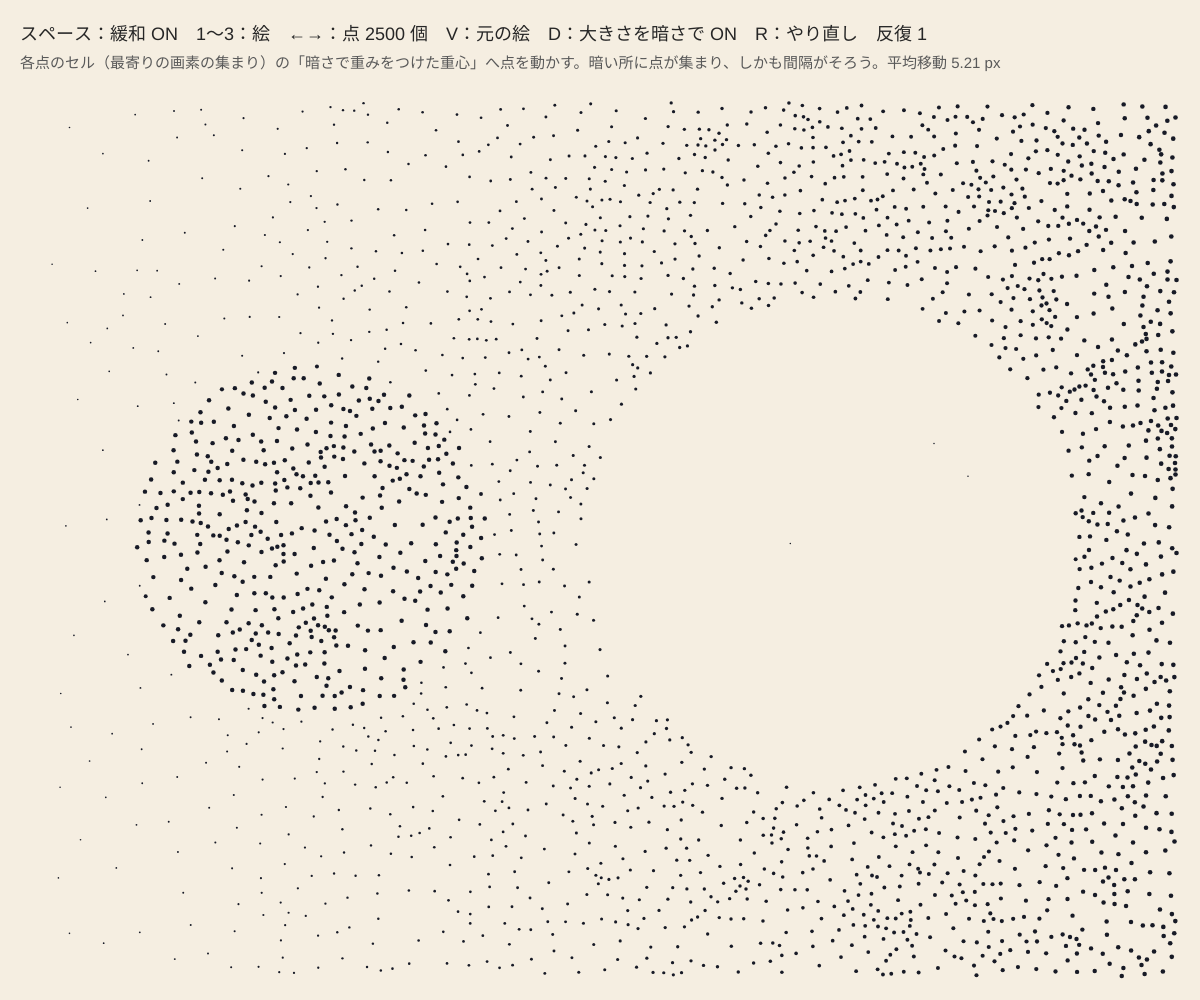
Frame 1 (no input)
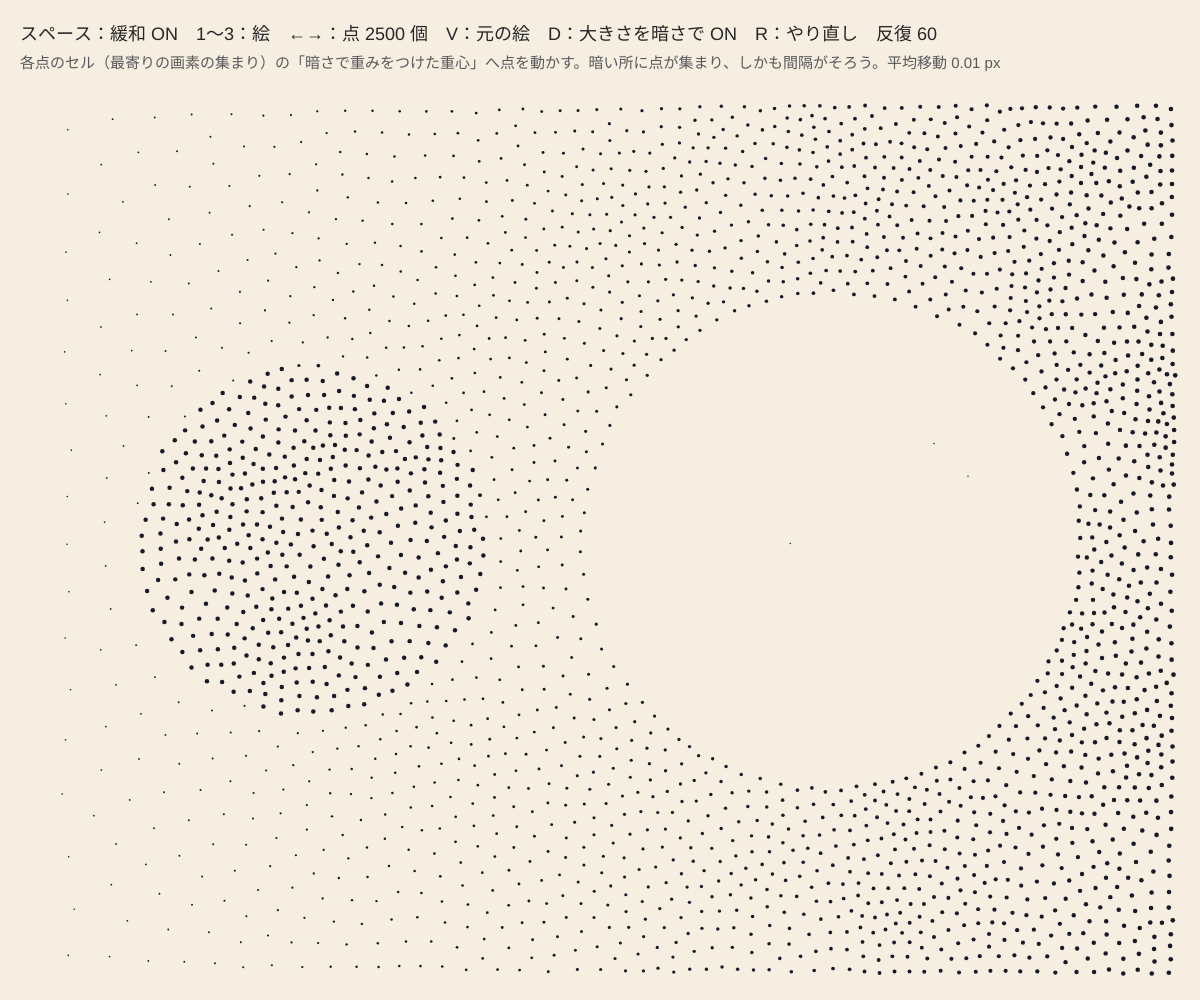
Frame 60 (no input)
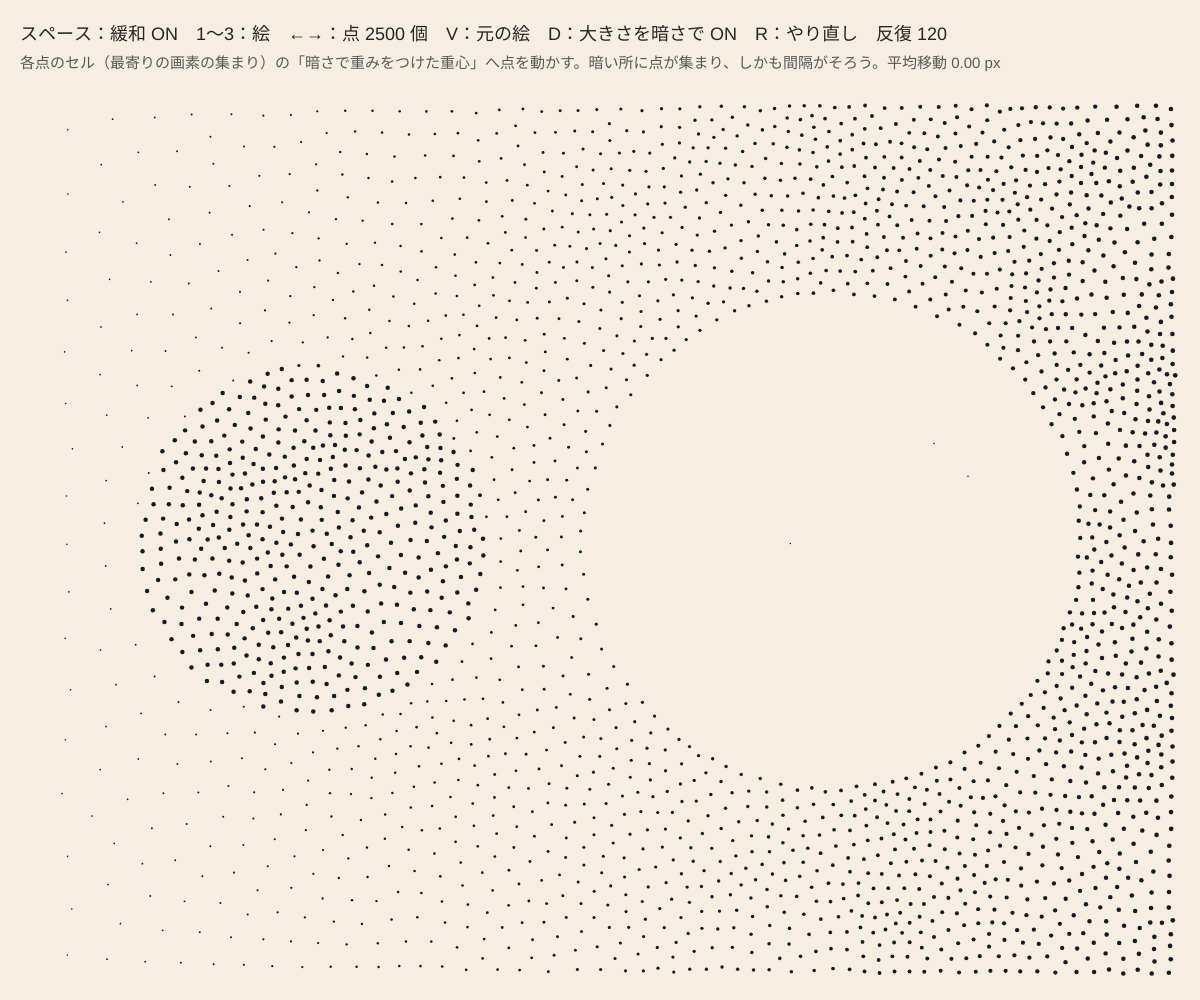
Frame 120 (the mouse pressed at the canvas centre since frame 60)

The p5.js sketch that drew these frames (run headless with seeded random() and noise() and a simulated clock; from frame 60 on, the mouse is pressed at the canvas centre):

// p5.js sketch
// ── sketch.js
// ============================================
// 07 点描画（スティップリング）─ 重みつき重心ボロノイ
// 06 のロイド緩和で、重心を「暗さで重みをつけて」計算する → 暗い所に点が集まり、点の間隔がそろった点描画になる
//   各画素を最寄りの点に割り当て（ボロノイ）、暗さ w を重みにした重心 Σ(w·x) / Σw へ点を動かす
// スペース = 緩和 ON/OFF / 1〜3 = 絵 / ←→ = 点の数 / V = 元の絵 / D = 点の大きさを暗さで変える / R = やり直し
// ============================================

let nDots = 2500;         // ★ 点の数
let res = 3;              // ★ 計算に使う画素のまとめ数
let dots = [];
let src, gw, gh, ox = 20, oy = 100;
let dens = null;          // 各画素の暗さ 0〜1
let totalDens = 1;
let running = true;
let picture = 1;
let showSrc = false;
let sizeByDark = true;
let iter = 0, moved = 0;
let gridCs, buckets;      // 近くの点をすばやく探すためのマス目

function setup() {
  createCanvas(windowWidth, windowHeight);
  colorMode(HSB, 360, 100, 100, 100);
  pixelDensity(1);
  makePicture();
}

// ★ 元の絵を createGraphics に描く（画像ファイルなしでグラデーション・図形・文字）
function makePicture() {
  let w = width - 40, h = height - 120;
  src = createGraphics(w, h);
  src.pixelDensity(1);
  src.colorMode(RGB);
  src.background(255);
  src.noStroke();
  if (picture === 1) {
    for (let x = 0; x < w; x += 4) { src.fill(255 - 230 * x / w); src.rect(x, 0, 4, h); }   // 左から右へ暗くなる
    src.fill(255); src.circle(w * 0.7, h * 0.5, h * 0.55);
    src.fill(40); src.circle(w * 0.25, h * 0.5, h * 0.4);
  } else if (picture === 2) {
    for (let r = h * 0.45; r > 0; r -= 3) { src.fill(255 * r / (h * 0.45)); src.circle(w * 0.3, h * 0.5, r * 2); }   // 球のような影
    src.fill(60); src.rect(w * 0.58, h * 0.15, w * 0.15, h * 0.7);
    src.fill(150); src.triangle(w * 0.78, h * 0.85, w * 0.98, h * 0.85, w * 0.88, h * 0.15);
  } else {
    src.fill(20); src.textAlign(CENTER, CENTER); src.textStyle(BOLD);
    src.textSize(h * 0.62); src.text('p5', w * 0.5, h * 0.45);
    src.textSize(h * 0.12); src.text('VORONOI', w * 0.5, h * 0.88);
  }
  gw = floor(w / res); gh = floor(h / res);
  src.loadPixels();
  dens = new Float32Array(gw * gh);
  for (let gy = 0; gy < gh; gy++) for (let gx = 0; gx < gw; gx++) {
    let k = 4 * (gx * res + gy * res * w);
    dens[gx + gy * gw] = 1 - src.pixels[k] / 255;        // 暗いほど 1
  }
  totalDens = 1;
  for (let v of dens) totalDens += v;
  initDots();
}

// 最初の点：暗い所ほど置かれやすい（棄却サンプリング）
function initDots() {
  dots = [];
  let guard = 0;
  while (dots.length < nDots && guard++ < nDots * 200) {
    let gx = floor(random(gw)), gy = floor(random(gh));
    if (random() < dens[gx + gy * gw] * 0.95 + 0.002) dots.push({ x: gx + random(), y: gy + random() });
  }
  iter = 0;
}

function buildBuckets() {
  gridCs = max(2, sqrt(totalDens / max(1, dots.length)));   // 暗い所で 1 マスに点が 1 個くらい
  let bw = ceil(gw / gridCs), bh = ceil(gh / gridCs);
  buckets = { bw, bh, list: Array.from({ length: bw * bh }, () => []) };
  dots.forEach((d, i) => buckets.list[min(bw - 1, floor(d.x / gridCs)) + min(bh - 1, floor(d.y / gridCs)) * bw].push(i));
}
// 近くのマスだけ調べて最寄りの点を探す（近くになければ範囲を広げる）
function nearestDot(x, y) {
  let cx = floor(x / gridCs), cy = floor(y / gridCs), best = -1, bd = Infinity;
  for (let r = 1; r <= 6; r++) {
    for (let j = cy - r; j <= cy + r; j++) for (let i = cx - r; i <= cx + r; i++) {
      if (i < 0 || j < 0 || i >= buckets.bw || j >= buckets.bh) continue;
      for (let k of buckets.list[i + j * buckets.bw]) { let d = (dots[k].x - x) ** 2 + (dots[k].y - y) ** 2; if (d < bd) { bd = d; best = k; } }
    }
    if (best >= 0 && bd <= (r * gridCs) ** 2) break;
  }
  return best;
}

// ★ 重みつきロイドの 1 回
function stippleStep() {
  if (!dots.length) return;
  buildBuckets();
  let sx = new Float32Array(dots.length), sy = new Float32Array(dots.length), sw = new Float32Array(dots.length);
  for (let gy = 0; gy < gh; gy++) for (let gx = 0; gx < gw; gx++) {
    let w = dens[gx + gy * gw];
    if (w < 0.01) continue;                              // 真っ白な所は重心に効かない
    let k = nearestDot(gx + 0.5, gy + 0.5);
    if (k < 0) continue;
    sx[k] += w * (gx + 0.5); sy[k] += w * (gy + 0.5); sw[k] += w;
  }
  moved = 0;
  for (let i = 0; i < dots.length; i++) {
    if (sw[i] <= 0) continue;
    let nx = sx[i] / sw[i], ny = sy[i] / sw[i];
    moved += abs(nx - dots[i].x) + abs(ny - dots[i].y);
    dots[i].x = nx; dots[i].y = ny;
    dots[i].w = sw[i];
  }
  moved /= dots.length;
  iter++;
}

function draw() {
  background(40, 8, 96);
  if (running) stippleStep();
  if (showSrc) { tint(255, 120); image(src, ox, oy); noTint(); }
  noStroke(); fill(230, 40, 15);
  let s = res;
  for (let d of dots) {
    let dk = dens[constrain(floor(d.x), 0, gw - 1) + constrain(floor(d.y), 0, gh - 1) * gw];
    let r = sizeByDark ? 1.5 + 3.5 * dk : 3;               // ★ 点の大きさ
    circle(ox + d.x * s, oy + d.y * s, r);
  }

  fill(0, 0, 15); textSize(18);
  text('スペース：緩和 ' + (running ? 'ON' : 'off') + '　1〜3：絵　←→：点 ' + dots.length + ' 個　V：元の絵　D：大きさを暗さで ' + (sizeByDark ? 'ON' : 'off') + '　R：やり直し　反復 ' + iter, 20, 40);
  fill(0, 0, 35); textSize(15);
  text('各点のセル（最寄りの画素の集まり）の「暗さで重みをつけた重心」へ点を動かす。暗い所に点が集まり、しかも間隔がそろう。平均移動 ' + nf(moved * res, 1, 2) + ' px', 20, 68);
}

function keyPressed() {
  if (key === ' ') running = !running;
  if (key === '1' || key === '2' || key === '3') { picture = int(key); makePicture(); }
  if (key === 'v' || key === 'V') showSrc = !showSrc;
  if (key === 'd' || key === 'D') sizeByDark = !sizeByDark;
  if (key === 'r' || key === 'R') initDots();
  if (key === RIGHT_ARROW) { nDots = min(5000, nDots + 500); initDots(); }
  if (key === LEFT_ARROW) { nDots = max(500, nDots - 500); initDots(); }
}

// ---------- やってみよう ----------
// 1. 緩和を止めた最初の状態（R の直後）と、30 回後を比べよう。ざらざら → なめらかになる理由は？
// 2. 重みを dens の 2 乗にすると、暗い所への集まり方はどう変わる？（コントラストが強くなる）
// 3. makePicture に自分の図形や名前を描いて点描画にしよう。S キーで saveCanvas を足すと保存できる
// 4. 点の代わりに短い線や小さな ♥ を描くと、違うタッチの絵になる
